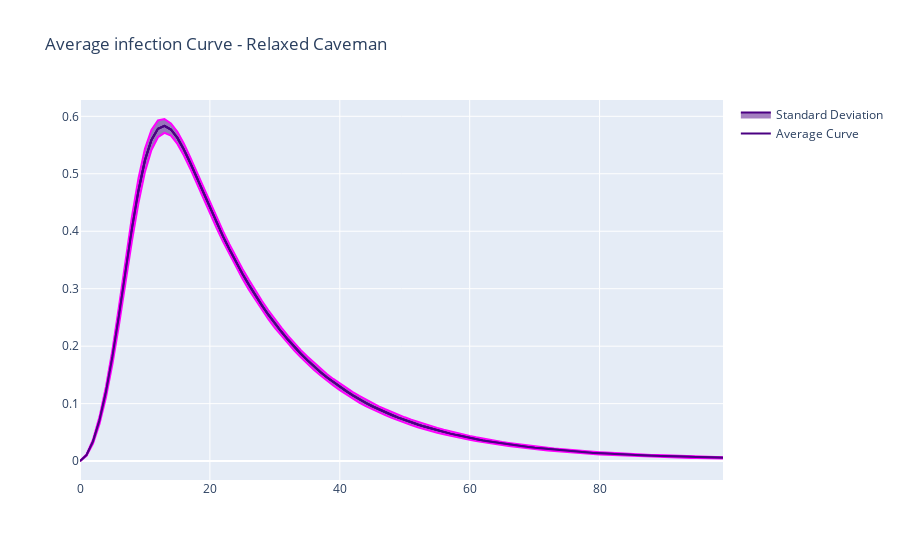

The cell this chart's notebook holds for it:
### Code cell
import plotly.graph_objects as go

fig = go.Figure()

x = infected_sims_caveman.index.to_list()[:100]
y = infected_sims_caveman['mean'][:100]
sd = infected_sims_caveman['sd'][:100]


fig.add_trace(go.Scatter(x=x, y=y,
    fill=None,
    mode='lines',
    line_color='indigo',
     name="Average Curve"
    ))

fig.add_trace(go.Scatter(x=x, y=y+sd,
    fill=None,
    mode='lines',
    line_color='magenta',
    showlegend=False
   ))

fig.add_trace(go.Scatter(
    x=x,
    y=y,
    fill='tonexty', # fill area between trace0 and trace1
    mode='lines', line_color='indigo',      name="Standard Deviation"))

fig.add_trace(go.Scatter(x=x, y=y-sd,
    fill=None,
    mode='lines',
    line_color='magenta',    showlegend=False
    ))


fig.add_trace(go.Scatter(
    x=x,
    y=y,
    fill='tonexty', # fill area between trace0 and trace1
    mode='lines', line_color='indigo',     showlegend=False
))

fig.update_layout(title = 'Average infection Curve - Relaxed Caveman')

fig.show()
